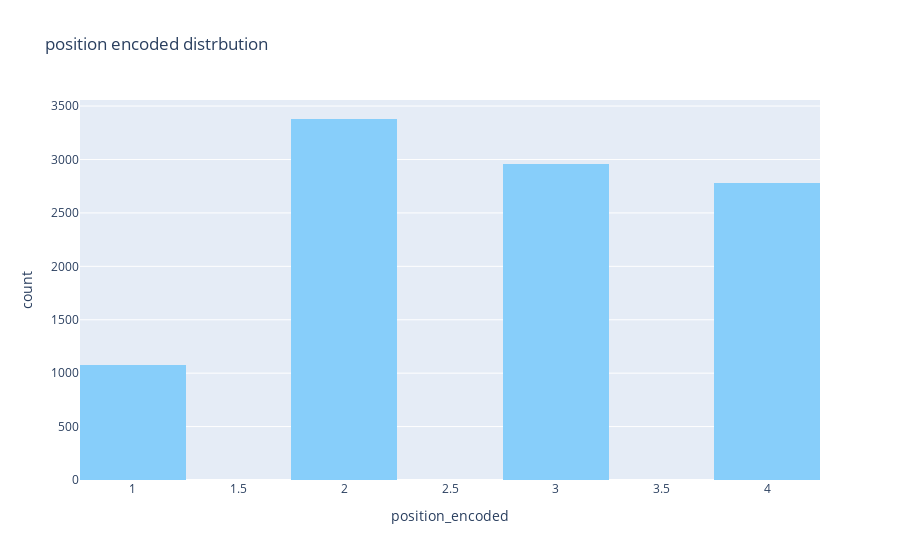

Notebook source saved alongside this figure:
### Code cell
fig = px.histogram(df_football, x='position_encoded',  title='position encoded distrbution',
    color_discrete_sequence=['lightskyblue'], nbins= 10)

fig.show()

### Figure 1 — Plotly figure (JSON) as saved in the notebook; plotly's stock layout.template omitted (floating-point values rounded to 4 significant figures; data arrays with more than 128 entries replaced by an {"elided": "..."} marker saying what was removed)
{"data": [{"alignmentgroup": "True", "bingroup": "x", "hovertemplate": "position_encoded=%{x}<br>count=%{y}<extra></extra>", "legendgroup": "", "marker": {"color": "lightskyblue", "pattern": {"shape": ""}}, "name": "", "nbinsx": 10, "offsetgroup": "", "orientation": "v", "showlegend": false, "type": "histogram", "x": {"elided": "10198 int values"}, "xaxis": "x", "yaxis": "y"}], "layout": {"barmode": "relative", "legend": {"tracegroupgap": 0}, "title": {"text": "position encoded distrbution"}, "xaxis": {"anchor": "y", "domain": [0, 1], "title": {"text": "position_encoded"}}, "yaxis": {"anchor": "x", "domain": [0, 1], "title": {"text": "count"}}}}
